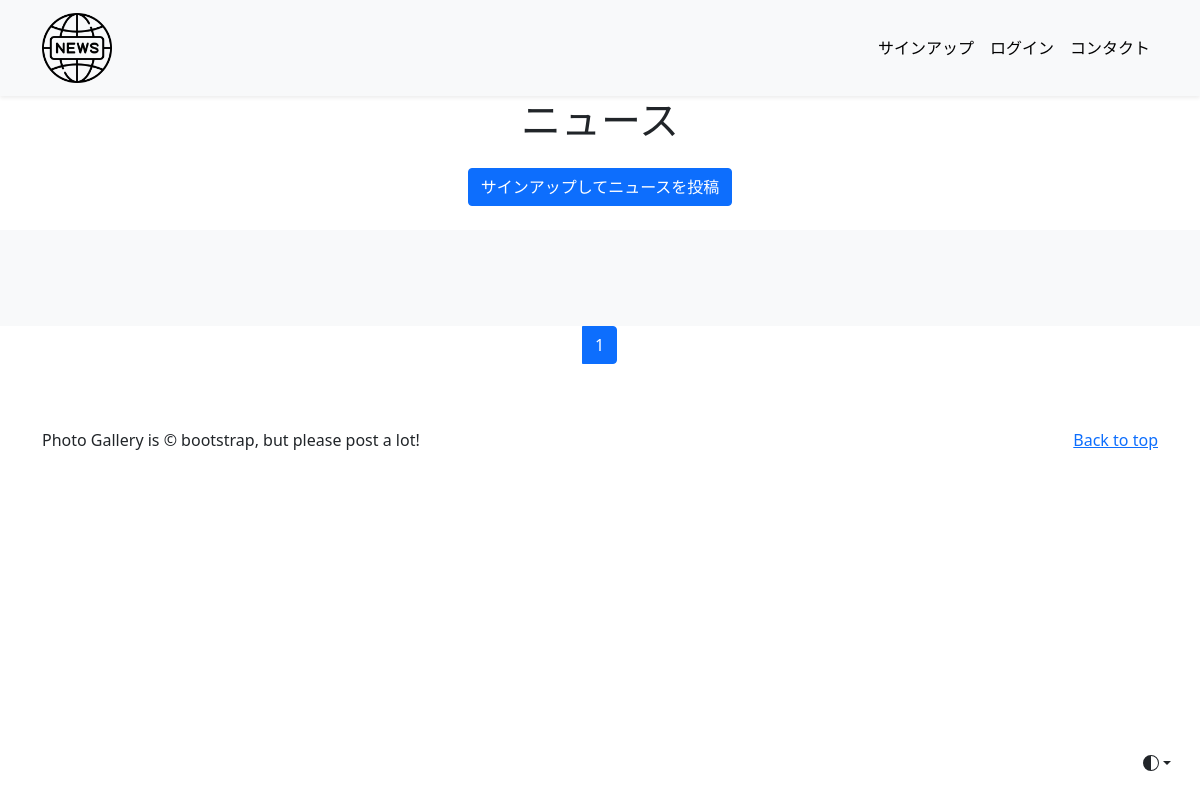
/photos/7, run on an earlier commit of the app's database.
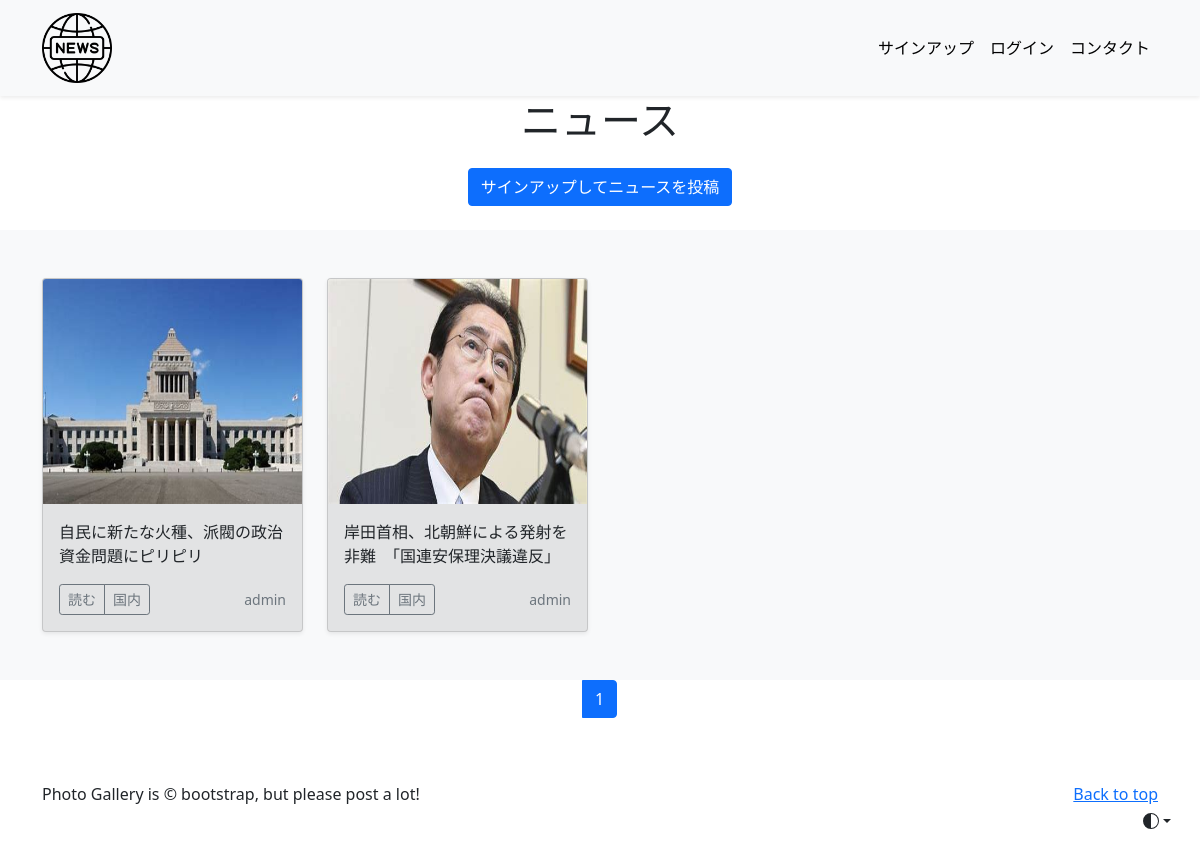
And on a later commit of the database.
### photo/models.py (models this page shows, shortened)
class PhotoPost(models.Model):
    user=models.ForeignKey(
        CustomUser,
        verbose_name='ユーザー',
        on_delete=models.CASCADE
    )
    category=models.ForeignKey(
        Category,
        verbose_name='カテゴリ',
        on_delete=models.PROTECT
    )
    title=models.CharField(
        verbose_name='タイトル',
        max_length=200
    )
    comment=models.TextField(
        verbose_name='コメント',
    )
    image1=models.ImageField(
        verbose_name='イメージ1',
        upload_to='photos'
    )
    image2=models.ImageField(
        verbose_name='イメージ2',
        upload_to='photos',
        blank=True,
        null=True
    )
    posted_at=models.DateTimeField(
        verbose_name='投稿日時',
        auto_now_add=True
    )

class Category(models.Model):
    title = models.CharField(
        verbose_name='カテゴリ',
        max_length=20)

### accounts/models.py (models this page shows)
class CustomUser(AbstractUser):
    pass

### photo/views.py (the view)
# urls.py: path('photos/<int:category>',views.CategoryView.as_view(),name='photos_cat'),
class CategoryView(ListView):
    template_name='index.html'
    paginate_by=9
    def get_queryset(self):
        category_id = self.kwargs['category']
        categories=PhotoPost.objects.filter(
            category=category_id).order_by('-posted_at')
        return categories

### photo/templates/index.html (shortened to what this page needs)
{% extends 'base.html' %}
    {% block contents %}
    {% include "photos_title.html" %}
    {% include "photos_list.html" %}
    {% include "pagination.html" %}
    {% endblock %}

### photo/templates/base.html (shortened to what this page needs)
{% load static %}
<!doctype html>
<html lang="ja">
  <head>
    <link href="https://cdn.jsdelivr.net/npm/bootstrap@5.0.2/dist/css/bootstrap.min.css" rel="stylesheet">
  </head>
  <body>
    <div class="dropdown position-fixed bottom-0 end-0 mb-3 me-3 bd-mode-toggle">
      <button class="btn btn-bd-primary py-2 dropdown-toggle d-flex align-items-center"
              id="bd-theme"
              type="button"
              aria-expanded="false"
              data-bs-toggle="dropdown"
              aria-label="Toggle theme (auto)">
        <svg class="bi my-1 theme-icon-active" width="1em" height="1em"><use href="#circle-half"></use></svg>
      </button>
    </div>
    <header>
      <nav class="navbar navbar-expand-lg navbar-dark bg-light shadow-sm">
        <div class="container">
          <a href="{% url 'photo:index' %}" class="navbar-brand">
            <img src="{% static 'assets/news.png' %}" alt="NEWS" width="70" height="70" class="me-2">
          </a>
          <div class="collapse navbar-collapse justify-content-end" id="navbarNav">
            <ul class="navbar-nav">
              <li class="nav-item">
                <a href="{% url 'accounts:signup' %}" class="nav-link">サインアップ</a>
              </li>
              <li class="nav-item">
                <a href="{% url 'accounts:login' %}" class="nav-link">ログイン</a>
              </li>
              <li class="nav-item">
                <a href="#" class="nav-link">コンタクト</a>
              </li>
            </ul>
          </div>
        </div>
      </nav>
    </header>
<main>
  {% block contents %}{% endblock %}
</main>
<footer class="text-body-secondary py-5">
  <div class="container">
    <p class="float-end mb-1">
      <a href="#">Back to top</a>
    </p>
    <p class="mb-1">Photo Gallery is &copy; bootstrap, but please post a lot!</p>
  </div>
</footer>
    </body>
</html>

### photo/templates/photos_title.html (shortened to what this page needs)
  <section class="py-12 text-center container">
    <div class="row py-lg-0">
      <div class="col-lg-8 col-md-8 mx-auto">
        <h1 class="fw-light">ニュース</h1>
        <p>
          {% if user.is_authenticated %}
          <a href="{% url 'photo:post' %}"
          class="btn btn-primary my-2">投稿する</a>
          <a href="{% url 'accounts:logout' %}"
          class="btn btn-secondary my-2">ログアウト</a>
          {% else %}
          <a href="{% url 'accounts:signup' %}"
          class="btn btn-primary my-2">サインアップしてニュースを投稿</a>
          {% endif %}
        </p>
      </div>
    </div>
  </section>

### photo/templates/photos_list.html (shortened to what this page needs)
<div class="album py-5 bg-light">
  <div class="container">
    <div class="row row-cols-4 row-cols-sm-4 row-cols-md-20 g-6">
      {% for record in object_list %}
      <div class="col">
        <div class="card shadow-sm" style="background-color: rgba(161, 161, 161, 0.249);">
          <img src="{{ record.image1.url }}" class="bd-placeholder-img card-img-top" width="100%" height="225" xmlns="http://www.w3.org/2000/svg" role="img" aria-label="Placeholder: Thumbnail" preserveAspectRatio="xMidYMid slice" focusable="false"><title>Placeholder</title><rect width="100%" height="100%" fill="#55595c"/>
          <div class="card-body">
            <p class="card-text">{{record.title}}</p>
            <div class="d-flex justify-content-between align-items-center">
              <div class="btn-group">
                <button type="button" class="btn btn-sm btn-outline-secondary" onclick="location.href='{% url 'photo:photo_detail' record.pk %}'">読む</button>
                <button type="button" class="btn btn-sm btn-outline-secondary">{{record.category.title}}</button>
              </div>
              <small class="text-muted">{{record.user.username}}</small>
            </div>
          </div>
        </div>
      </div>
      {% endfor %}
    </div>
  </div>
</div>

### photo/templates/pagination.html (shortened to what this page needs)
<ul class="pagination"
style="justify-content: center">
    <li class="page-item">
    {% for num in page_obj.paginator.page_range %}
        {% if page_obj.number == num %}
        <li class="page-item active">
            <span class="page-link">{{ num }}</span>
        </li>
        {% else %}
        <li class="page-item">
            <a class="page-link" href="?page={{ num }}">{{ num }}</a>
        </li>
        {% endif %}
    {% endfor %}
</ul>

### photo/templates/base.html (style rules this page uses)
.navbar-nav .nav-item .nav-link, .navbar-brand strong { color: black; }
.navbar-nav .nav-item .nav-link { color: black; }
.bd-placeholder-img { font-size: 1.125rem; text-anchor: middle; -webkit-user-select: none; -moz-user-select: none; user-select: none; }
.bi { vertical-align: -.125em; fill: currentColor; }
.btn-bd-primary { --bd-violet-bg: #712cf9; --bd-violet-rgb: 112.520718, 44.062154, 249.437846; --bs-btn-font-weight: 600; --bs-btn-color: var(--bs-white); --bs-btn-bg: var(--bd-violet-bg); --bs-btn-border-color: var(--bd-violet-bg); --bs-btn-hover-color: var(--bs-white); --bs-btn-hover-bg: #6528e0; --bs-btn-hover-border-color: #6528e0; --bs-btn-focus-shadow-rgb: var(--bd-violet-rgb); --bs-btn-active-color: var(--bs-btn-hover-color); --bs-btn-active-bg: #5a23c8; --bs-btn-active-border-color: #5a23c8; }
.bd-mode-toggle { z-index: 1500; }

What changed in the data, as far as the page shows it:
added PhotoPost: image1 (picture), title "自民に新たな火種、派閥の政治資金問題にピリピリ", category "国内", user.username "admin"
added PhotoPost: image1 (picture), title "岸田首相、北朝鮮による発射を非難 「国連安保理決議違反」", category "国内", user.username "admin"
